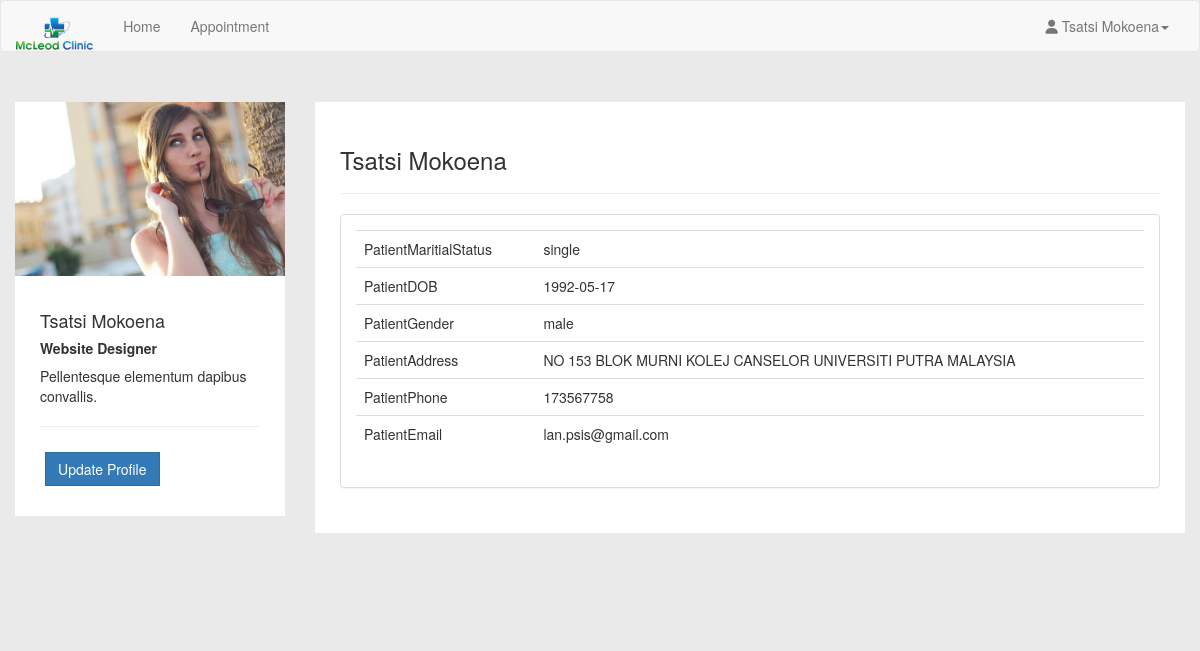
Page /patient/profile.php (signed in) on the committed database.
### tables this page shows
CREATE TABLE IF NOT EXISTS `patient` (
  `icPatient` bigint(12) NOT NULL,
  `password` varchar(20) NOT NULL,
  `patientFirstName` varchar(20) NOT NULL,
  `patientLastName` varchar(20) NOT NULL,
  `patientMaritialStatus` varchar(10) NOT NULL,
  `patientDOB` date NOT NULL,
  `patientGender` varchar(10) NOT NULL,
  `patientAddress` varchar(100) NOT NULL,
  `patientPhone` varchar(15) NOT NULL,
  `patientEmail` varchar(100) NOT NULL
);

### patient/profile.php (the view, shortened to what this page needs)
<?php
include_once '../assets/conn/dbconnect.php';
$res=mysqli_query($con,"SELECT * FROM patient WHERE icPatient=".$_SESSION['patientSession']);
$userRow=mysqli_fetch_array($res,MYSQLI_ASSOC);
?>
<!DOCTYPE html>
<html lang="en">
	<head>
		<link href="assets/css/bootstrap.min.css" rel="stylesheet">
		<link href="assets/css/default/style.css" rel="stylesheet">
		<link href="assets/css/default/blocks.css" rel="stylesheet">
		<link href="assets/css/date/bootstrap-datepicker.css" rel="stylesheet">
		<link href="assets/css/date/bootstrap-datepicker3.css" rel="stylesheet">
		<link rel="stylesheet" href="https://formden.com/static/cdn/bootstrap-iso.css" />
		<link rel="stylesheet" href="https://formden.com/static/cdn/font-awesome/4.4.0/css/font-awesome.min.css" />
	</head>
	<body>
		<nav class="navbar navbar-default " role="navigation">
			<div class="container-fluid">
				<div class="navbar-header">
					<a class="navbar-brand" href="patient.php"><img alt="Brand" src="assets/img/logo.png" height="40px"></a>
				</div>
				<div class="collapse navbar-collapse" id="bs-example-navbar-collapse-1">
					<ul class="nav navbar-nav">
						<ul class="nav navbar-nav">
							<li><a href="patient.php">Home</a></li>
							<li><a href="patientapplist.php?patientId=<?php echo $userRow['icPatient']; ?>">Appointment</a></li>
						</ul>
					</ul>
					<ul class="nav navbar-nav navbar-right">
						<li class="dropdown">
							<a href="#" class="dropdown-toggle" data-toggle="dropdown"><i class="fa fa-user"></i> <?php echo $userRow['patientFirstName']; ?> <?php echo $userRow['patientLastName']; ?><b class="caret"></b></a>
						</li>
					</ul>
				</div>
			</div>
		</nav>
		<div class="container">
			<section style="padding-bottom: 50px; padding-top: 50px;">
				<div class="row">
					<div class="row">
						<div class="col-md-3 col-sm-3">
							<div class="user-wrapper">
								<img src="assets/img/1.jpg" class="img-responsive" />
								<div class="description">
									<h4><?php echo $userRow['patientFirstName']; ?> <?php echo $userRow['patientLastName']; ?></h4>
									<h5> <strong> Website Designer </strong></h5>
									<p>
										Pellentesque elementum dapibus convallis.
									</p>
									<hr />
									<button type="button" class="btn btn-primary" data-toggle="modal" data-target="#myModal">Update Profile</button>
								</div>
							</div>
						</div>
						<div class="col-md-9 col-sm-9  user-wrapper">
							<div class="description">
								<h3> <?php echo $userRow['patientFirstName']; ?> <?php echo $userRow['patientLastName']; ?> </h3>
								<hr />
								<div class="panel panel-default">
									<div class="panel-body">
										<table class="table table-user-information" align="center">
											<tbody>
												<tr>
													<td>PatientMaritialStatus</td>
													<td><?php echo $userRow['patientMaritialStatus']; ?></td>
												</tr>
												<tr>
													<td>PatientDOB</td>
													<td><?php echo $userRow['patientDOB']; ?></td>
												</tr>
												<tr>
													<td>PatientGender</td>
													<td><?php echo $userRow['patientGender']; ?></td>
												</tr>
												<tr>
													<td>PatientAddress</td>
													<td><?php echo $userRow['patientAddress']; ?>
													</td>
												</tr>
												<tr>
													<td>PatientPhone</td>
													<td><?php echo $userRow['patientPhone']; ?>
													</td>
												</tr>
												<tr>
													<td>PatientEmail</td>
													<td><?php echo $userRow['patientEmail']; ?>
													</td>
												</tr>
											</tbody>
										</table>
									</div>
								</div>
							</div>
						</div>
					</div>
					<div class="col-md-4">
							<br /><br/>
						</div>
					</div>
				</section>
			</div>
		</body>
	</html>

### patient/assets/css/default/style.css (style rules this page uses)
body { background-color: #EAEAEA !important; }
.navbar-default .navbar-brand { color:#fff; font-size:30px; font-weight:bold; }
.navbar { margin-bottom: 0px !important; }
.user-wrapper .btn { border-radius: 0px; -webkit-border-radius: 0px; -moz-border-radius: 0px; margin: 5px; }
.user-wrapper .description { padding: 25px; background-color: #fff; }
.user-wrapper img { width:100%; }

### patient/assets/css/default/blocks.css (style rules this page uses)
*, *:after, *:before { box-sizing: border-box; }

### rows in the picture
patient: patientFirstName "Tsatsi", patientLastName "Mokoena", patientMaritialStatus "single", patientDOB "1992-05-17", patientGender "male", patientAddress "NO 153 BLOK MURNI KOLEJ CANSELOR UNIVERSITI PUTRA MALAYSIA", patientPhone "173567758", patientEmail "lan.psis@gmail.com"
